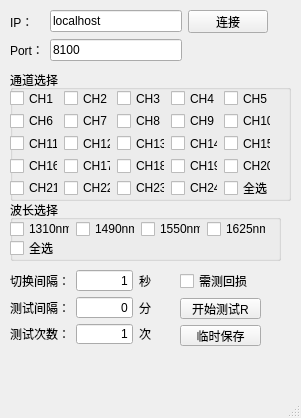
<?xml version="1.0" encoding="UTF-8"?>
<ui version="4.0">
 <class>MainWindow</class>
 <widget class="QMainWindow" name="MainWindow">
  <property name="geometry">
   <rect>
    <x>0</x>
    <y>0</y>
    <width>301</width>
    <height>418</height>
   </rect>
  </property>
  <property name="windowTitle">
   <string>MainWindow</string>
  </property>
  <widget class="QWidget" name="centralwidget">
   <widget class="QGroupBox" name="groupBox">
    <property name="geometry">
     <rect>
      <x>10</x>
      <y>70</y>
      <width>281</width>
      <height>131</height>
     </rect>
    </property>
    <property name="minimumSize">
     <size>
      <width>280</width>
      <height>110</height>
     </size>
    </property>
    <property name="title">
     <string>通道选择</string>
    </property>
    <widget class="QWidget" name="layoutWidget">
     <property name="geometry">
      <rect>
       <x>0</x>
       <y>20</y>
       <width>261</width>
       <height>106</height>
      </rect>
     </property>
     <layout class="QGridLayout" name="gridLayout_2">
      <item row="0" column="0">
       <widget class="QCheckBox" name="CH1">
        <property name="text">
         <string>CH1</string>
        </property>
       </widget>
      </item>
      <item row="0" column="1">
       <widget class="QCheckBox" name="CH2">
        <property name="text">
         <string>CH2</string>
        </property>
       </widget>
      </item>
      <item row="0" column="2">
       <widget class="QCheckBox" name="CH3">
        <property name="text">
         <string>CH3</string>
        </property>
       </widget>
      </item>
      <item row="0" column="3">
       <widget class="QCheckBox" name="CH4">
        <property name="text">
         <string>CH4</string>
        </property>
       </widget>
      </item>
      <item row="0" column="4">
       <widget class="QCheckBox" name="CH5">
        <property name="text">
         <string>CH5</string>
        </property>
       </widget>
      </item>
      <item row="1" column="0">
       <widget class="QCheckBox" name="CH6">
        <property name="text">
         <string>CH6</string>
        </property>
       </widget>
      </item>
      <item row="1" column="1">
       <widget class="QCheckBox" name="CH7">
        <property name="text">
         <string>CH7</string>
        </property>
       </widget>
      </item>
      <item row="1" column="2">
       <widget class="QCheckBox" name="CH8">
        <property name="text">
         <string>CH8</string>
        </property>
       </widget>
      </item>
      <item row="1" column="3">
       <widget class="QCheckBox" name="CH9">
        <property name="text">
         <string>CH9</string>
        </property>
       </widget>
      </item>
      <item row="1" column="4">
       <widget class="QCheckBox" name="CH10">
        <property name="text">
         <string>CH10</string>
        </property>
       </widget>
      </item>
      <item row="2" column="0">
       <widget class="QCheckBox" name="CH11">
        <property name="text">
         <string>CH11</string>
        </property>
       </widget>
      </item>
      <item row="2" column="1">
       <widget class="QCheckBox" name="CH12">
        <property name="text">
         <string>CH12</string>
        </property>
       </widget>
      </item>
      <item row="2" column="2">
       <widget class="QCheckBox" name="CH13">
        <property name="text">
         <string>CH13</string>
        </property>
       </widget>
      </item>
      <item row="2" column="3">
       <widget class="QCheckBox" name="CH14">
        <property name="text">
         <string>CH14</string>
        </property>
       </widget>
      </item>
      <item row="2" column="4">
       <widget class="QCheckBox" name="CH15">
        <property name="text">
         <string>CH15</string>
        </property>
       </widget>
      </item>
      <item row="3" column="0">
       <widget class="QCheckBox" name="CH16">
        <property name="text">
         <string>CH16</string>
        </property>
       </widget>
      </item>
      <item row="3" column="1">
       <widget class="QCheckBox" name="CH17">
        <property name="text">
         <string>CH17</string>
        </property>
       </widget>
      </item>
      <item row="3" column="2">
       <widget class="QCheckBox" name="CH18">
        <property name="text">
         <string>CH18</string>
        </property>
       </widget>
      </item>
      <item row="3" column="3">
       <widget class="QCheckBox" name="CH19">
        <property name="text">
         <string>CH19</string>
        </property>
       </widget>
      </item>
      <item row="3" column="4">
       <widget class="QCheckBox" name="CH20">
        <property name="text">
         <string>CH20</string>
        </property>
       </widget>
      </item>
      <item row="4" column="0">
       <widget class="QCheckBox" name="CH21">
        <property name="text">
         <string>CH21</string>
        </property>
       </widget>
      </item>
      <item row="4" column="1">
       <widget class="QCheckBox" name="CH22">
        <property name="text">
         <string>CH22</string>
        </property>
       </widget>
      </item>
      <item row="4" column="2">
       <widget class="QCheckBox" name="CH23">
        <property name="text">
         <string>CH23</string>
        </property>
       </widget>
      </item>
      <item row="4" column="3">
       <widget class="QCheckBox" name="CH24">
        <property name="text">
         <string>CH24</string>
        </property>
       </widget>
      </item>
      <item row="4" column="4">
       <widget class="QCheckBox" name="selectAllChan">
        <property name="text">
         <string>全选</string>
        </property>
       </widget>
      </item>
     </layout>
    </widget>
   </widget>
   <widget class="QGroupBox" name="groupBox_2">
    <property name="geometry">
     <rect>
      <x>10</x>
      <y>200</y>
      <width>271</width>
      <height>61</height>
     </rect>
    </property>
    <property name="title">
     <string>波长选择</string>
    </property>
    <widget class="QCheckBox" name="selectAllWave">
     <property name="geometry">
      <rect>
       <x>0</x>
       <y>40</y>
       <width>71</width>
       <height>16</height>
      </rect>
     </property>
     <property name="text">
      <string>全选</string>
     </property>
    </widget>
    <widget class="QWidget" name="layoutWidget">
     <property name="geometry">
      <rect>
       <x>0</x>
       <y>20</y>
       <width>256</width>
       <height>18</height>
      </rect>
     </property>
     <layout class="QHBoxLayout" name="horizontalLayout">
      <item>
       <widget class="QCheckBox" name="wave1310">
        <property name="text">
         <string>1310nm</string>
        </property>
       </widget>
      </item>
      <item>
       <widget class="QCheckBox" name="wave1490">
        <property name="text">
         <string>1490nm</string>
        </property>
       </widget>
      </item>
      <item>
       <widget class="QCheckBox" name="wave1550">
        <property name="text">
         <string>1550nm</string>
        </property>
       </widget>
      </item>
      <item>
       <widget class="QCheckBox" name="wave1625">
        <property name="text">
         <string>1625nm</string>
        </property>
       </widget>
      </item>
     </layout>
    </widget>
    <zorder>layoutWidget</zorder>
    <zorder>selectAllWave</zorder>
   </widget>
   <widget class="QWidget" name="layoutWidget">
    <property name="geometry">
     <rect>
      <x>10</x>
      <y>10</y>
      <width>258</width>
      <height>51</height>
     </rect>
    </property>
    <layout class="QGridLayout" name="gridLayout">
     <item row="0" column="0">
      <widget class="QLabel" name="label">
       <property name="text">
        <string>IP：</string>
       </property>
      </widget>
     </item>
     <item row="0" column="1">
      <widget class="QLineEdit" name="ipaddr">
       <property name="text">
        <string>localhost</string>
       </property>
      </widget>
     </item>
     <item row="0" column="2">
      <widget class="QPushButton" name="connect">
       <property name="text">
        <string>连接</string>
       </property>
      </widget>
     </item>
     <item row="1" column="0">
      <widget class="QLabel" name="label_2">
       <property name="text">
        <string>Port：</string>
       </property>
      </widget>
     </item>
     <item row="1" column="1">
      <widget class="QLineEdit" name="port">
       <property name="text">
        <string>8100</string>
       </property>
      </widget>
     </item>
    </layout>
   </widget>
   <widget class="QWidget" name="layoutWidget">
    <property name="geometry">
     <rect>
      <x>180</x>
      <y>270</y>
      <width>81</width>
      <height>76</height>
     </rect>
    </property>
    <layout class="QGridLayout" name="startGridLayout">
     <item row="1" column="0">
      <widget class="QPushButton" name="save4Replace">
       <property name="text">
        <string>开始测试R</string>
       </property>
      </widget>
     </item>
     <item row="0" column="0">
      <widget class="QCheckBox" name="returnLossCheck">
       <property name="text">
        <string>需测回损</string>
       </property>
      </widget>
     </item>
     <item row="2" column="0">
      <widget class="QPushButton" name="saveCurrent">
       <property name="text">
        <string>临时保存</string>
       </property>
      </widget>
     </item>
    </layout>
   </widget>
   <widget class="QWidget" name="layoutWidget">
    <property name="geometry">
     <rect>
      <x>10</x>
      <y>270</y>
      <width>141</width>
      <height>74</height>
     </rect>
    </property>
    <layout class="QGridLayout" name="gridLayout_3">
     <item row="0" column="0">
      <widget class="QLabel" name="label_3">
       <property name="text">
        <string>切换间隔：</string>
       </property>
      </widget>
     </item>
     <item row="0" column="1" alignment="Qt::AlignRight">
      <widget class="QLineEdit" name="switchStep">
       <property name="text">
        <string>1</string>
       </property>
       <property name="alignment">
        <set>Qt::AlignRight|Qt::AlignTrailing|Qt::AlignVCenter</set>
       </property>
      </widget>
     </item>
     <item row="0" column="2">
      <widget class="QLabel" name="label_4">
       <property name="text">
        <string>秒</string>
       </property>
      </widget>
     </item>
     <item row="1" column="0">
      <widget class="QLabel" name="label_5">
       <property name="text">
        <string>测试间隔：</string>
       </property>
      </widget>
     </item>
     <item row="1" column="1">
      <widget class="QLineEdit" name="testStep">
       <property name="text">
        <string>0</string>
       </property>
       <property name="alignment">
        <set>Qt::AlignRight|Qt::AlignTrailing|Qt::AlignVCenter</set>
       </property>
      </widget>
     </item>
     <item row="1" column="2">
      <widget class="QLabel" name="label_7">
       <property name="text">
        <string>分</string>
       </property>
      </widget>
     </item>
     <item row="2" column="0">
      <widget class="QLabel" name="label_6">
       <property name="text">
        <string>测试次数：</string>
       </property>
      </widget>
     </item>
     <item row="2" column="1">
      <widget class="QLineEdit" name="testTime">
       <property name="text">
        <string>1</string>
       </property>
       <property name="alignment">
        <set>Qt::AlignRight|Qt::AlignTrailing|Qt::AlignVCenter</set>
       </property>
      </widget>
     </item>
     <item row="2" column="2">
      <widget class="QLabel" name="label_8">
       <property name="text">
        <string>次</string>
       </property>
      </widget>
     </item>
    </layout>
   </widget>
  </widget>
  <widget class="QMenuBar" name="menubar">
   <property name="geometry">
    <rect>
     <x>0</x>
     <y>0</y>
     <width>301</width>
     <height>23</height>
    </rect>
   </property>
  </widget>
  <widget class="QStatusBar" name="statusbar"/>
 </widget>
 <resources/>
 <connections/>
</ui>
